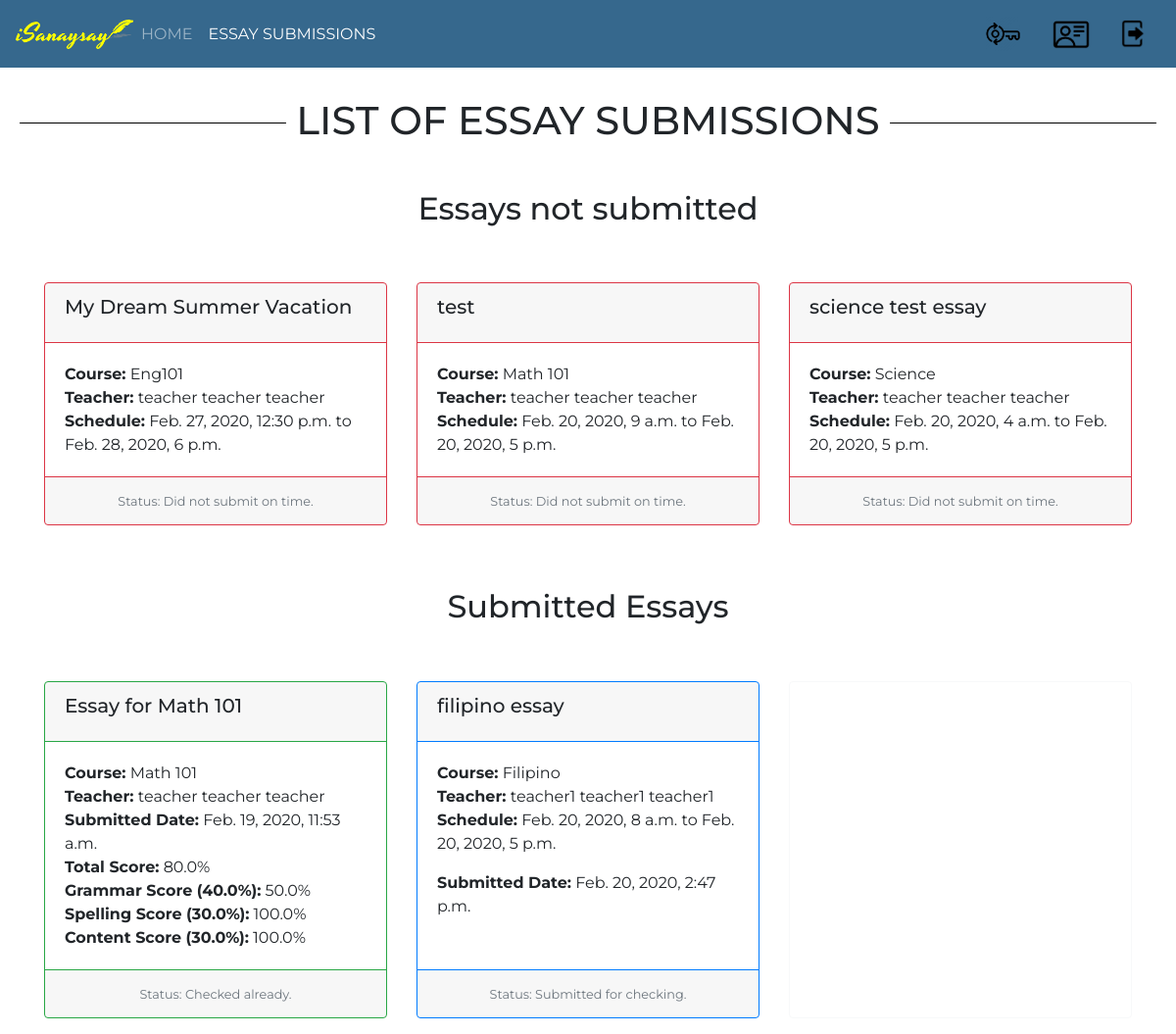
Before: /isanaysay/view_essay_submissions (signed in) with the older database file.
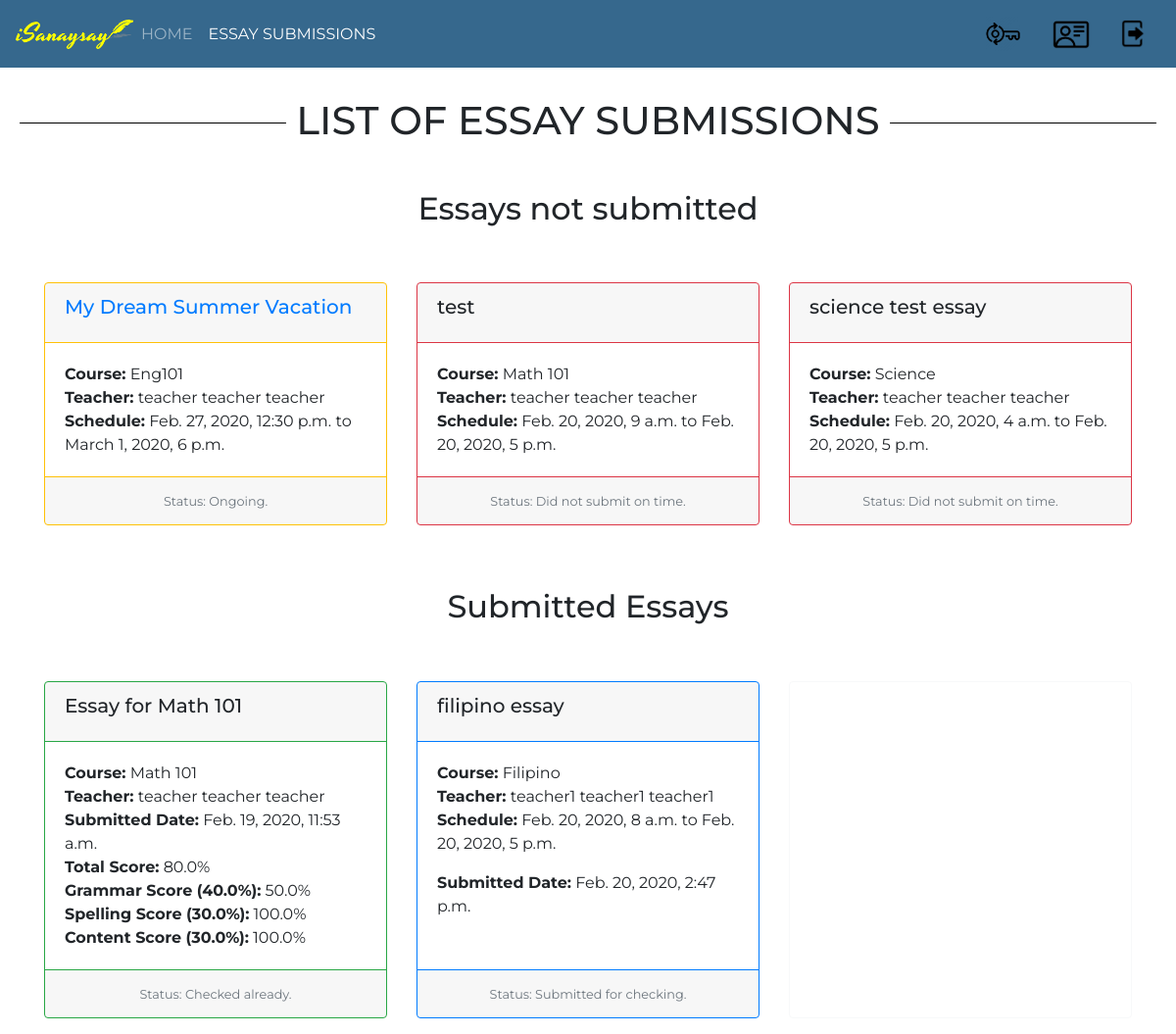
After: the same page with the newer database file.
### users/models.py (models this page shows, shortened)
class Essay(models.Model):
    course = models.ForeignKey(Course, verbose_name="Course", on_delete = models.CASCADE)
    name = models.CharField(verbose_name="Essay Name", max_length=300)
    essay_description = models.CharField(verbose_name="Essay Description", max_length=1500)
    essay_code = models.CharField(verbose_name="Essay Code", max_length=100)
    maximum_length = models.IntegerField(verbose_name="Maximum Length")
    start_date_time = models.DateTimeField(verbose_name="Essay Start Date and Time")
    end_date_time = models.DateTimeField(verbose_name="Essay End Date and Time")
    criteria_no_1 = models.FloatField(verbose_name="Grammar",default=0)
    criteria_no_2 = models.FloatField(verbose_name="Spelling",default=0)
    criteria_no_3 = models.FloatField(verbose_name="Content",default=0)
    words = models.CharField(verbose_name="Words",max_length=10000,default="")
    def is_past_due(self):
        date_today = datetime.datetime.now().replace(tzinfo=utc)
        essay_end_date = self.end_date_time.replace(tzinfo=utc)
        return date_today > essay_end_date
    def is_ongoing(self):
        date_today = datetime.datetime.now().replace(tzinfo=utc)
        essay_end_date = self.end_date_time.replace(tzinfo=utc)
        essay_start_date = self.start_date_time.replace(tzinfo=utc)
        return date_today > essay_start_date and date_today < essay_end_date

class Course(models.Model):
    pass
    semester_Choices = (
        ('A', 'First Semester'),
        ('B', 'Second Semester'),
        ('C', 'Summer'),
    )
    shoolYear_Choices = (
        ('1', '2019-2020'),
        ('2', '2020-2021'),
        ('3', '2021-2022'),
    )
    name = models.CharField(verbose_name="Course Name", max_length=128)
    course_code = models.CharField(verbose_name="Course Code", max_length=128)
    course_description = models.CharField(verbose_name="Course Description", max_length=500)
    course_detail = models.CharField(verbose_name="Course Detail", max_length=100)
    course_unit = models.IntegerField(verbose_name="Course Units", default=3)
    course_semester = models.CharField(max_length=1,choices=semester_Choices, default='A', verbose_name="Semester")
    course_school_year = models.CharField(max_length=1,choices=shoolYear_Choices, default='20', verbose_name="School Year")
    start_date = models.DateField(verbose_name="Course Start Date")
    end_date = models.DateField(verbose_name="Course End Date")
    students = models.ManyToManyField(CustomUser, related_name='students_enrolled')
    teacher = models.ForeignKey(CustomUser, verbose_name="Teacher", on_delete = models.CASCADE)

class CustomUser(AbstractUser):
    pass
    isStudent_Choices = (
        ('S', 'Student'),
        ('T', 'Teacher'),
    )
    first_name = models.CharField(verbose_name="First Name", max_length=100, default="")
    middle_name = models.CharField(verbose_name="Middle Name", max_length=100, default="")
    last_name = models.CharField(verbose_name="Last Name", max_length=100, default="")
    email_address = models.CharField(verbose_name="Email Address", max_length=100, default="some@email.com")
    id_number = models.CharField(verbose_name="ID Number", max_length=50, default="")
    isStudent = models.CharField(max_length=1,choices=isStudent_Choices, default='S', verbose_name="Student or Teacher")
    def __str__(self):
        return self.first_name + " " + self.middle_name + " " + self.last_name

### users/views.py (the view)
def view_essay_submissions(request):
    if request.user.is_authenticated:
        template = "list_essay_submission.html"
        user_id = request.user.id
        print(user_id)
        essays = Essay.objects.select_related('course')
        essay_submissions = EssaySubmission.objects.select_related('student','essay').filter(student__id=user_id)
        courses = Course.objects.all()
        for essay in essays:
            present = False
            for s in essay.course.students.all():
                if s.id == user_id:
                    present = True
                    break
            if not present:
                essays = essays.exclude(id=essay.id)
        for essay in essays:
            present = False
            for es in essay_submissions:
                if essay.id == es.essay.id:
                    present = True
                    break
            if present:
                essays = essays.exclude(id=essay.id)
        date_today = datetime.datetime.now().replace(tzinfo=utc)
        context = {
            'essays': essays,
            'courses': courses,
            'essay_submissions': essay_submissions,
            'date_today': date_today,
        }
        return render(request, template, context)
    else:
        return HttpResponseRedirect(reverse_lazy('index'))

### users/models.py (called while the page is built)
    def checked_submission(self):
        if self.isChecked == 'N':
            return False
        return True

    def get_total_score(self):
        return (self.grammar_score  * self.essay.criteria_no_1 / 100) + (self.spelling_score * self.essay.criteria_no_2 / 100 ) + (self.content_score * self.essay.criteria_no_3 / 100 )

### templates/list_essay_submission.html (shortened to what the changed rows need)
{% extends 'base.html' %}
{% block content %}
	<div id="parent"><div id="child"><br/><br/><br/>
		<h1><span> LIST OF ESSAY SUBMISSIONS </span></h1><br/><br/>
    <h2>Essays not submitted</h2><br/><br/>
    <div style="width:100%">
    <div class="card-deck" style="display:inline-flex">
				{% for essay in essays %}
        {% if essay.is_ongoing %}
  <div class="card border-warning mb-3" style="max-width:350px;">
      <div class="card-header border-warning" ><a style="float:left;" href="{% url 'add-essay-submission' essay.id %}"><h5 class="card-title">{{ essay.name }}</h5> </a></div>
    <div class="card-body">
      <p class="card-text" style="float:left;margin-bottom:0px;"><b>Course:</b> {{ essay.course.name }}</p><br/>
      <p class="card-text" style="float:left;margin-bottom:0px;"><b>Teacher:</b> {{ essay.course.teacher }}</p><br/>
      <p class="card-text" style="float:left; text-align: left;"><b>Schedule:</b> {{ essay.start_date_time }} to {{ essay.end_date_time }}</p>
    </div>
    <div class="card-footer border-warning">
      <small class="text-muted">Status: Ongoing.</small>
    </div>
  </div>
        {% elif essay.is_past_due %}
  <div class="card border-danger mb-3" style="max-width:350px;">
      <div class="card-header border-danger" ><div style="float:left;" ><h5 class="card-title">{{ essay.name }}</h5> </div></div>
    <div class="card-body">
      <p class="card-text" style="float:left;margin-bottom:0px;"><b>Course:</b> {{ essay.course.name }}</p><br/>
      <p class="card-text" style="float:left;margin-bottom:0px;"><b>Teacher:</b> {{ essay.course.teacher }}</p><br/>
      <p class="card-text" style="float:left; text-align: left;"><b>Schedule:</b> {{ essay.start_date_time }} to {{ essay.end_date_time }}</p>
    </div>
    <div class="card-footer border-danger">
      <small class="text-muted">Status: Did not submit on time.</small>
    </div>
  </div>
        {% endif %}
        {% if forloop.counter|divisibleby:"3" %}
      </div></div>
        {% endif %}
        {% empty %}
        <h5> No ongoing essays yet. </h5>
  {% endfor %}
    <h2>Submitted Essays</h2><br/><br/>
</div>
	</div></div>
{% endblock %}

Changed rows visible on the page:
changed Essay "My Dream Summer Vacation": end_date_time "Feb. 28, 2020, 6 p.m." → "March 1, 2020, 6 p.m."; end_date_time "Status: Did not submit on time." → "Status: Ongoing."
